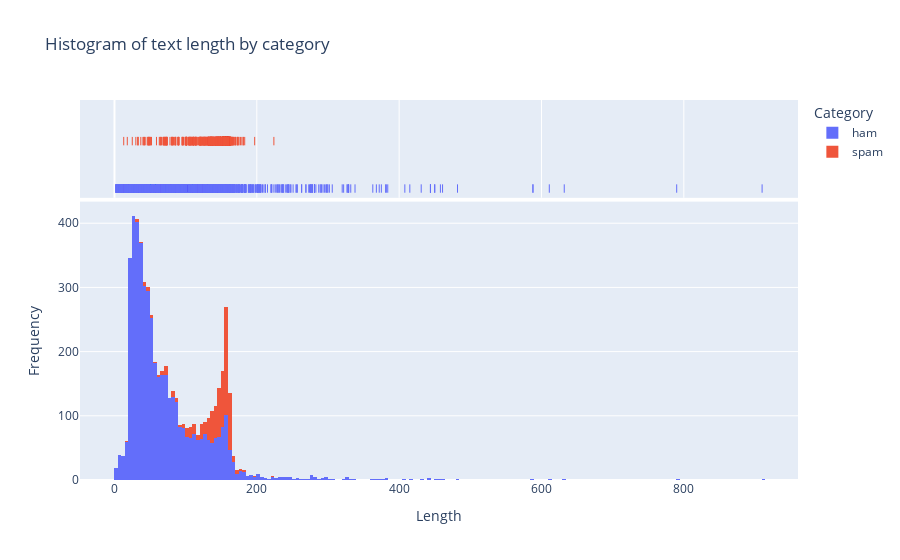

Notebook cell for this chart:
### Code cell
#lets check the distribution against categories
import plotly.express as px
fig = px.histogram(df,x='Length', color='Category',marginal='rug',title='Histogram of text length by category')
fig.update_layout(xaxis_title='Length',
                                   yaxis_title='Frequency',
                                   showlegend=True)

### Figure 1 — Plotly figure (JSON) as saved in the notebook; plotly's stock layout.template omitted (floating-point values rounded to 4 significant figures; data arrays with more than 128 entries replaced by an {"elided": "..."} marker saying what was removed)
{"data": [{"alignmentgroup": "True", "bingroup": "x", "hovertemplate": "Category=ham<br>Length=%{x}<br>count=%{y}<extra></extra>", "legendgroup": "ham", "marker": {"color": "#636efa", "pattern": {"shape": ""}}, "name": "ham", "offsetgroup": "ham", "orientation": "v", "showlegend": true, "type": "histogram", "x": {"elided": "4825 int values"}, "xaxis": "x", "yaxis": "y"}, {"alignmentgroup": "True", "boxpoints": "all", "fillcolor": "rgba(255,255,255,0)", "hoveron": "points", "hovertemplate": "Category=ham<br>Length=%{x}<extra></extra>", "jitter": 0, "legendgroup": "ham", "line": {"color": "rgba(255,255,255,0)"}, "marker": {"color": "#636efa", "symbol": "line-ns-open"}, "name": "ham", "offsetgroup": "ham", "showlegend": false, "type": "box", "x": {"elided": "4825 int values"}, "xaxis": "x2", "yaxis": "y2"}, {"alignmentgroup": "True", "bingroup": "x", "hovertemplate": "Category=spam<br>Length=%{x}<br>count=%{y}<extra></extra>", "legendgroup": "spam", "marker": {"color": "#EF553B", "pattern": {"shape": ""}}, "name": "spam", "offsetgroup": "spam", "orientation": "v", "showlegend": true, "type": "histogram", "x": {"elided": "747 int values"}, "xaxis": "x", "yaxis": "y"}, {"alignmentgroup": "True", "boxpoints": "all", "fillcolor": "rgba(255,255,255,0)", "hoveron": "points", "hovertemplate": "Category=spam<br>Length=%{x}<extra></extra>", "jitter": 0, "legendgroup": "spam", "line": {"color": "rgba(255,255,255,0)"}, "marker": {"color": "#EF553B", "symbol": "line-ns-open"}, "name": "spam", "offsetgroup": "spam", "showlegend": false, "type": "box", "x": {"elided": "747 int values"}, "xaxis": "x2", "yaxis": "y2"}], "layout": {"barmode": "relative", "legend": {"title": {"text": "Category"}, "tracegroupgap": 0}, "showlegend": true, "title": {"text": "Histogram of text length by category"}, "xaxis": {"anchor": "y", "domain": [0, 1], "title": {"text": "Length"}}, "xaxis2": {"anchor": "y2", "domain": [0, 1], "matches": "x", "showgrid": true, "showticklabels": false}, "yaxis": {"anchor": "x", "domain": [0, 0.7326], "title": {"text": "Frequency"}}, "yaxis2": {"anchor": "x2", "domain": [0.7426, 1], "matches": "y2", "showgrid": false, "showline": false, "showticklabels": false, "ticks": ""}}}
